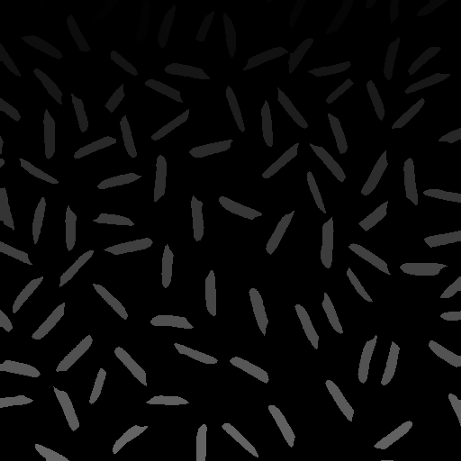
#> input picture 4.png, 461 x 461 px
$ jupyter execute img4.ipynb
#> lines starting #> are read from the running program, lines starting #| are printed output that depends on the picture; after the words box and inside, x2 and y2 are one past the last pixel; in counts of white or black regions, pixels touching at a corner belong together
[cell 1]
import cv2
import imutils
import numpy as np
import matplotlib.pyplot as plt

[cell 2]
I = cv2.imread('4.png', 0)
#> I is the input picture: shape (461, 461); min 0, max 114, mean 8.4
#gray = cv2.cvtColor(image, cv2.COLOR_BGR2GRAY)
plt.imshow(I, cmap='gray')

[cell 3]
output_adapthresh = cv2.adaptiveThreshold (I, 255.0,
cv2.ADAPTIVE_THRESH_MEAN_C, cv2.THRESH_BINARY, blockSize=91, C=-2)
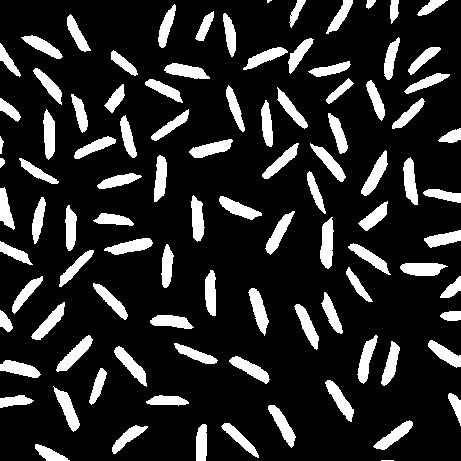
#> output_adapthresh: shape (461, 461); 16.2% white; 98 white regions (2 under 20 px), largest, box (x1, y1, x2, y2) and area: (320, 217, 334, 269) 521, (400, 263, 448, 276) 486, (248, 288, 269, 336) 481
plt.imshow(output_adapthresh, cmap="gray")

[cell 4]
canny = cv2.Canny(output_adapthresh,50, 150, 3)
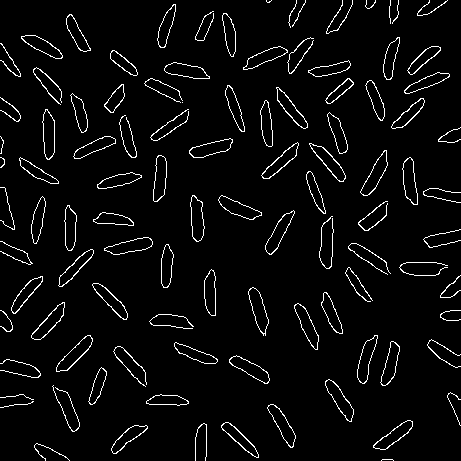
#> canny: shape (461, 461); 4.2% white in thin lines or dots
plt.imshow(canny, cmap='gray')

[cell 5]
cnts, h = cv2.findContours(canny, cv2.RETR_EXTERNAL, cv2.CHAIN_APPROX_SIMPLE)
#> cnts = 102 contours, 37 with area under 20; largest, box (x1, y1, x2, y2) and area: (56, 335, 93, 372) 486, (360, 150, 388, 196) 480, (248, 287, 269, 336) 478, (402, 157, 418, 205) 464, (42, 109, 55, 160) 462; h = 102 rows, first 6: [1, -1, -1, -1], [2, 0, -1, -1], [3, 1, -1, -1], [4, 2, -1, -1], [5, 3, -1, -1], [6, 4, -1, -1]
img_final= cv2.drawContours(I, cnts, -1, (255,255,0), 2)
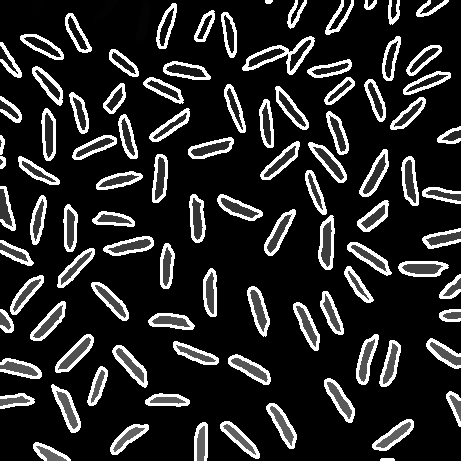
#> img_final: shape (461, 461); min 0, max 255, mean 41.2
plt.imshow(img_final)
print(len(cnts))
#| 102
